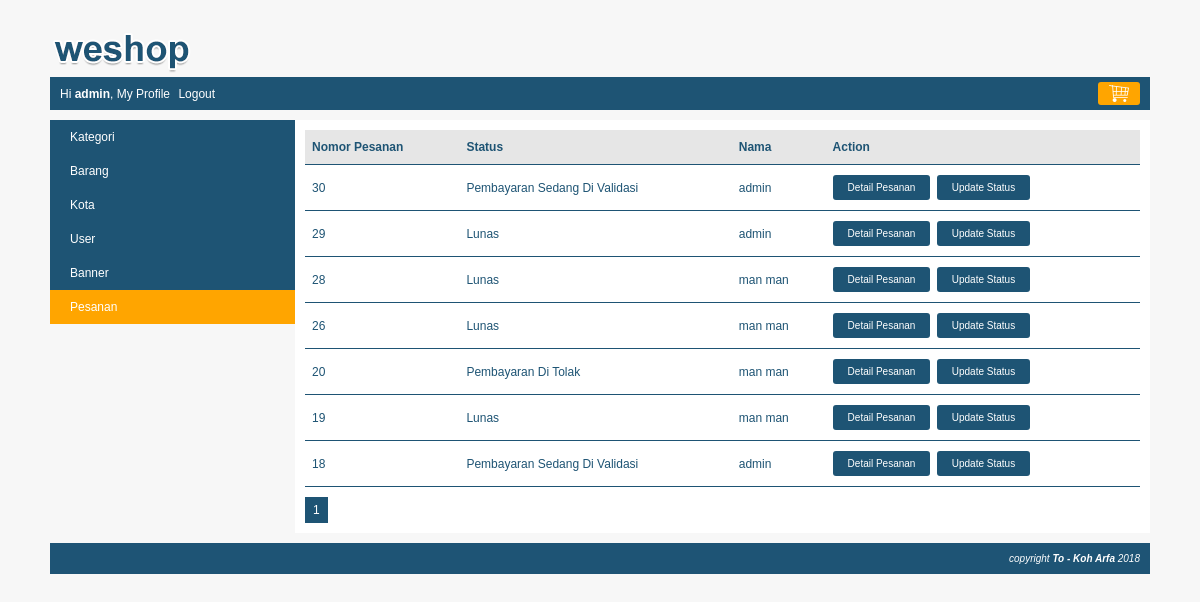
The app's page /index.php?page=my_profile&module=pesanan&action=list (signed in) with its own data.
### tables this page shows
CREATE TABLE `pesanan` (
  `pesanan_id` int(10) NOT NULL,
  `kota_id` int(10) NOT NULL,
  `user_id` int(10) NOT NULL,
  `nama_penerima` varchar(150) NOT NULL,
  `nomor_telepon` varchar(15) NOT NULL,
  `alamat` varchar(300) NOT NULL,
  `tanggal_pemesanan` datetime NOT NULL,
  `status` tinyint(4) NOT NULL
);

CREATE TABLE `user` (
  `user_id` int(10) NOT NULL,
  `level` varchar(30) NOT NULL,
  `nama` varchar(150) NOT NULL,
  `email` varchar(160) NOT NULL,
  `alamat` varchar(400) NOT NULL,
  `phone` varchar(15) NOT NULL,
  `password` varchar(300) NOT NULL,
  `status` enum('on','off') NOT NULL
);

### module/pesanan/list.php (the view, shortened to what this page needs)
<?php
	$pagination = isset($_GET["pagination"]) ? $_GET["pagination"] : 1;
	$data_per_halaman = 10;
	$mulai_dari = ($pagination-1) * $data_per_halaman;
	if ($level == "superadmin") {
		$queryPesanan = mysqli_query($koneksi, "SELECT pesanan.*, user.nama FROM pesanan JOIN user ON pesanan.user_id=user.user_id ORDER BY pesanan.tanggal_pemesanan DESC LIMIT $mulai_dari, $data_per_halaman");
	} else {
		$queryPesanan = mysqli_query($koneksi, "SELECT pesanan.*, user.nama FROM pesanan JOIN user ON pesanan.user_id=user.user_id WHERE pesanan.user_id='$user_id' ORDER BY pesanan.tanggal_pemesanan DESC LIMIT $mulai_dari, $data_per_halaman");
	}
	if (mysqli_num_rows($queryPesanan) == 0) {
		echo "<h3>Saat ini belum ada pesanan !</h3>";
	} else {
		echo "<table class='table-list'>
				<tr class='baris-title'>
					<th class='kiri'>Nomor Pesanan</th>
					<th class='kiri'>Status</th>
					<th class='kiri'>Nama</th>
					<th class='kiri'>Action</th>
				</tr>";
		$adminButon = "";
		while($row = mysqli_fetch_assoc($queryPesanan)){
			if ($level == "superadmin") {
				$adminButon = "<a class ='tombol-action' href='".BASE_URL."index.php?page=my_profile&module=pesanan&action=status&pesanan_id=$row[pesanan_id]'>Update Status</a>";
			}
			$status = $row['status'];
			echo "<tr>
						<td class='kiri'>$row[pesanan_id]</td>
						<td class='kiri'>$arrayStatusPesanan[$status]</td>
						<td class='kiri'>$row[nama]</td>
						<td class='kiri'>
							<a class='tombol-action' href='".BASE_URL."index.php?page=my_profile&module=pesanan&action=detail&pesanan_id=$row[pesanan_id]'>Detail Pesanan</a>
							$adminButon
						</td>
					</tr>";
		}
		echo "</table>";
	}
?>

### css/style.css (style rules this page uses)
body { font-family: arial; font-size:12px; color:#1e5474; background:#F7F7F7; margin:0px; }
.table-list { width: 100%; border-collapse: collapse; }
.table-list tr.baris-title { background: #E6E6E6; }
.table-list tr th, .table-list tr td { padding: 10px 7px; }
.kiri { text-align: left; }
.tombol-action { background: #1e5474; color: white; padding: 7px 15px; border-radius: 3px; cursor: pointer; text-decoration: none; margin-right: 3px; font-size: 10px; display: inline-block; }
.table-list tr { border-bottom: 1px solid #1e5474; }

### records on screen
pesanan: pesanan_id "30", status "Pembayaran Sedang Di Validasi", user.nama "admin"
pesanan: pesanan_id "29", status "Lunas", user.nama "admin"
pesanan: pesanan_id "28", status "Lunas", user.nama "man man"
pesanan: pesanan_id "26", status "Lunas", user.nama "man man"
pesanan: pesanan_id "20", status "Pembayaran Di Tolak", user.nama "man man"
pesanan: pesanan_id "19", status "Lunas", user.nama "man man"
pesanan: pesanan_id "18", status "Pembayaran Sedang Di Validasi", user.nama "admin"

### other values on screen
$nama "admin"
